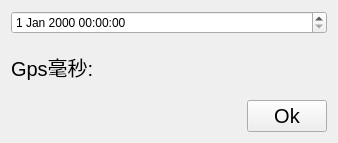
<?xml version="1.0" encoding="UTF-8"?>
<ui version="4.0">
 <class>Gpsmillisecond</class>
 <widget class="QWidget" name="Gpsmillisecond">
  <property name="geometry">
   <rect>
    <x>0</x>
    <y>0</y>
    <width>338</width>
    <height>143</height>
   </rect>
  </property>
  <property name="windowTitle">
   <string>Form</string>
  </property>
  <layout class="QVBoxLayout" name="verticalLayout">
   <item>
    <layout class="QHBoxLayout" name="horizontalLayout_3">
     <item>
      <widget class="QDateTimeEdit" name="dateTimeEdit_gps"/>
     </item>
    </layout>
   </item>
   <item>
    <layout class="QHBoxLayout" name="horizontalLayout_2">
     <item>
      <widget class="QLabel" name="label_gpsmillisecond">
       <property name="font">
        <font>
         <pointsize>15</pointsize>
        </font>
       </property>
       <property name="text">
        <string>Gps毫秒:</string>
       </property>
      </widget>
     </item>
     <item>
      <widget class="QLabel" name="label_gpsms">
       <property name="minimumSize">
        <size>
         <width>150</width>
         <height>0</height>
        </size>
       </property>
       <property name="font">
        <font>
         <pointsize>15</pointsize>
        </font>
       </property>
       <property name="text">
        <string/>
       </property>
      </widget>
     </item>
    </layout>
   </item>
   <item>
    <layout class="QHBoxLayout" name="horizontalLayout">
     <item>
      <spacer name="horizontalSpacer">
       <property name="orientation">
        <enum>Qt::Horizontal</enum>
       </property>
       <property name="sizeHint" stdset="0">
        <size>
         <width>238</width>
         <height>20</height>
        </size>
       </property>
      </spacer>
     </item>
     <item>
      <widget class="QPushButton" name="OkBtn">
       <property name="font">
        <font>
         <pointsize>15</pointsize>
        </font>
       </property>
       <property name="text">
        <string>Ok</string>
       </property>
      </widget>
     </item>
    </layout>
   </item>
  </layout>
 </widget>
 <resources/>
 <connections/>
</ui>
